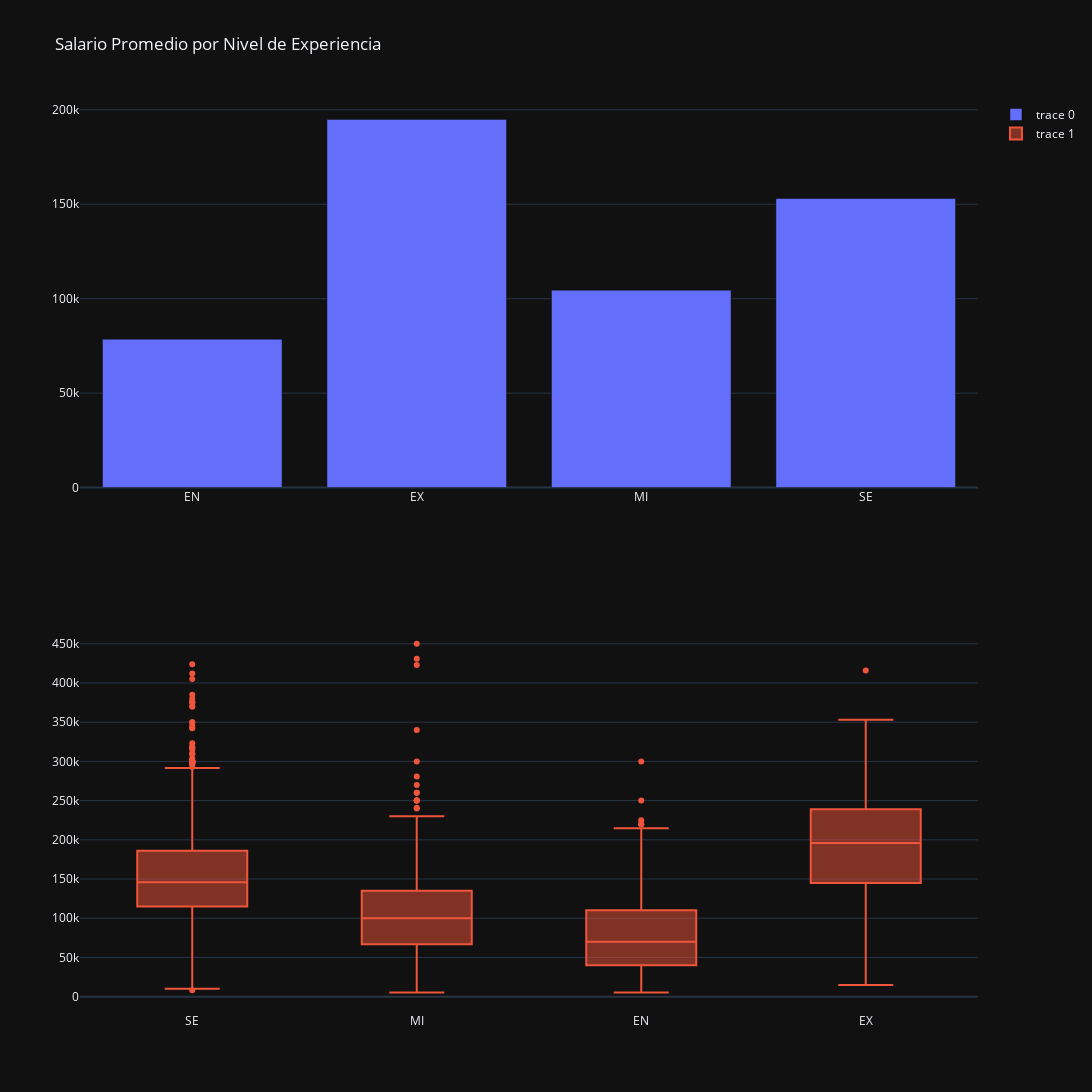

Source (notebook cell):
### Markdown cell above
De esta gráfica podemos comprobar que hay una mayor concentración de trabajos dentro de la experiencia SE. Como es de esperar, los salarios dentro del nivel EN (junior) son más bajos que en el nivel MI (medio), que a su véz son ligéramente más bajos que en nivel SE (senior) y que, igualmente, son ligéramente más bajos que en el nivel EX (experto).

### Code cell
fig = make_subplots(rows=2, cols=1)
salario_medio = df.groupby('experience_level')['salary_in_usd'].mean().reset_index()
fig.add_trace(go.Bar(x=salario_medio["experience_level"], y=salario_medio["salary_in_usd"]),row=1,col=1)
fig.add_trace(go.Box(x=df["experience_level"], y=df["salary_in_usd"]),row=2,col=1)
fig.update_layout(height=1200, width=1200, title_text="Salario Promedio por Nivel de Experiencia", template='plotly_dark', showlegend=True)
fig.show()

### Figure 1 — Plotly figure (JSON) as saved in the notebook; plotly's stock layout.template omitted (floating-point values rounded to 4 significant figures; data arrays with more than 128 entries replaced by an {"elided": "..."} marker saying what was removed)
{"data": [{"type": "bar", "x": ["EN", "EX", "MI", "SE"], "xaxis": "x", "y": [78550.0, 194900.0, 104500.0, 153100.0], "yaxis": "y"}, {"type": "box", "x": {"elided": "3755 str values"}, "xaxis": "x2", "y": {"elided": "3755 int values"}, "yaxis": "y2"}], "layout": {"height": 1200, "showlegend": true, "title": {"text": "Salario Promedio por Nivel de Experiencia"}, "width": 1200, "xaxis": {"anchor": "y", "domain": [0, 1]}, "xaxis2": {"anchor": "y2", "domain": [0, 1]}, "yaxis": {"anchor": "x", "domain": [0.575, 1]}, "yaxis2": {"anchor": "x2", "domain": [0, 0.425]}}}
